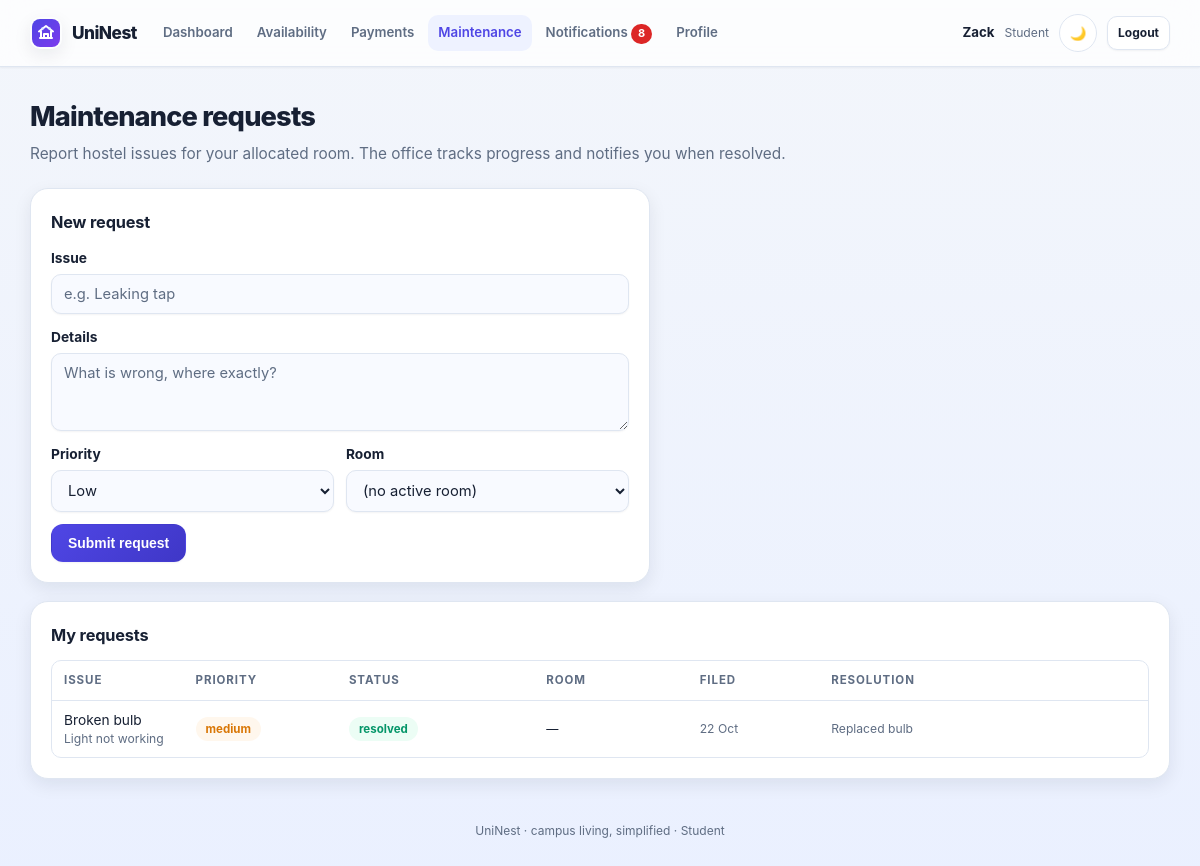
The page /my/maintenance (signed in) on the database its author committed.
### app/models/user.py (models this page shows, shortened)
class User(db.Model):
    __tablename__ = "users"
    id = db.Column(db.Integer, primary_key=True)
    email = db.Column(db.String(120), unique=True, nullable=False, index=True)
    password_hash = db.Column(db.String(255), nullable=False)
    full_name = db.Column(db.String(120), nullable=False)
    profile_image = db.Column(db.String(500), nullable=True)
    role = db.Column(db.String(20), nullable=False, default="student")
    is_active = db.Column(db.Boolean, default=True)
    email_verified = db.Column(db.Boolean, default=True)
    verification_token = db.Column(db.String(255), nullable=True, unique=True)
    reset_token = db.Column(db.String(255), nullable=True, unique=True)
    created_at = db.Column(db.DateTime, default=datetime.utcnow)
    student = db.relationship("Student", back_populates="user", uselist=False, cascade="all, delete-orphan")

### app/models/allocation.py (models this page shows, shortened)
class Allocation(db.Model):
    __tablename__ = "allocations"
    id = db.Column(db.Integer, primary_key=True)
    student_id = db.Column(db.Integer, db.ForeignKey("students.id"), nullable=False, index=True)
    bed_id = db.Column(db.Integer, db.ForeignKey("beds.id"), nullable=False)
    application_id = db.Column(db.Integer, db.ForeignKey("applications.id"))
    status = db.Column(db.String(20), nullable=False, default="allocated", index=True)
    paid = db.Column(db.Boolean, default=False)
    accommodation_confirmed = db.Column(db.Boolean, default=False)
    allocated_by = db.Column(db.Integer, db.ForeignKey("users.id"))
    allocated_at = db.Column(db.DateTime, default=datetime.utcnow)
    check_in_date = db.Column(db.Date)
    check_out_date = db.Column(db.Date)
    student = db.relationship("Student", back_populates="allocations")
    bed = db.relationship("Bed")
    application = db.relationship("Application", back_populates="allocations")
    allocator = db.relationship("User", foreign_keys=[allocated_by])
    payments = db.relationship("Payment", back_populates="allocation", lazy="dynamic")

### app/models/maintenance.py (models this page shows, shortened)
class MaintenanceRequest(db.Model):
    __tablename__ = "maintenance_requests"
    id = db.Column(db.Integer, primary_key=True)
    allocation_id = db.Column(db.Integer, db.ForeignKey("allocations.id"))
    student_id = db.Column(db.Integer, db.ForeignKey("students.id"), nullable=False, index=True)
    title = db.Column(db.String(140), nullable=False)
    description = db.Column(db.String(500))
    priority = db.Column(db.String(10), nullable=False, default="low")
    status = db.Column(db.String(20), nullable=False, default="submitted", index=True)
    resolution_note = db.Column(db.String(500))
    resolved_at = db.Column(db.DateTime)
    resolved_by = db.Column(db.Integer, db.ForeignKey("users.id"))
    created_at = db.Column(db.DateTime, default=datetime.utcnow)
    allocation = db.relationship("Allocation")
    student = db.relationship("Student")
    resolver = db.relationship("User", foreign_keys=[resolved_by])

### app/routes/web.py (the view, shortened to what this page needs)
@bp.route("/my/maintenance", methods=["GET", "POST"])
@login_required(["student"])
def my_maintenance(user):
    allocs = allocation_service.list_allocations(user.student.id)
    mine = maintenance_service.list_requests(user.student.id)
    return render_template("student/maintenance.html", requests=mine, allocations=allocs)

### app/routes/web.py (called while the page is built)
@bp.app_context_processor
def template_context():
    user = current_user()
    unread = 0
    if user:
        unread = report_service.unread_counts(user.id)
    return {"current_user": user, "unread_count": unread}

def current_user():
    uid = session.get("uid")
    return db.session.get(User, uid) if uid else None

def login_required(roles=None):
    def decorator(fn):
        @wraps(fn)
        def wrapper(*args, **kwargs):
            user = current_user()
            if not user:
                return redirect(url_for("web.login"))
            if roles and user.role not in roles:
                flash("You do not have access to that area.", "error")
                return redirect(url_for("web.dashboard"))
            return fn(*args, user=user, **kwargs)
        return wrapper
    return decorator

### app/services/allocation_service.py (called while the page is built)
def list_allocations(student_id=None, status=None):
    query = Allocation.query
    if student_id:
        query = query.filter(Allocation.student_id == student_id)
    if status:
        query = query.filter(Allocation.status == status)
    return query.order_by(Allocation.allocated_at.desc()).all()

### app/services/maintenance_service.py (called while the page is built)
def list_requests(student_id=None, status=None):
    query = MaintenanceRequest.query
    if student_id:
        query = query.filter(MaintenanceRequest.student_id == student_id)
    if status:
        query = query.filter(MaintenanceRequest.status == status)
    return query.order_by(MaintenanceRequest.created_at.desc()).all()

### app/services/report_service.py (called while the page is built)
def unread_counts(user_id):
    unread = Notification.query.filter_by(user_id=user_id, is_read=False).count()
    return unread

### templates/student/maintenance.html (shortened to what this page needs)
{% extends "base.html" %}
{% block content %}
<h1 class="page-title">Maintenance requests</h1>
<p class="page-sub">Report hostel issues for your allocated room. The office tracks progress and notifies you when resolved.</p>
<div class="card" style="max-width:620px">
  <div class="card-title">New request</div>
  <form method="post" class="stack">
    <div class="field">
      <label for="title">Issue</label>
      <input type="text" id="title" name="title" placeholder="e.g. Leaking tap" required>
    </div>
    <div class="field">
      <label for="description">Details</label>
      <textarea id="description" name="description" placeholder="What is wrong, where exactly?"></textarea>
    </div>
    <div class="grid cols-2" style="gap:12px">
      <div class="field">
        <label for="priority">Priority</label>
        <select id="priority" name="priority">
          <option value="low">Low</option>
        </select>
      </div>
      <div class="field">
        <label for="allocation_id">Room</label>
        <select id="allocation_id" name="allocation_id">
          {% if allocations|selectattr("status", "in", ["allocated", "checked_in"])|list|length == 0 %}
          <option value="">(no active room)</option>
          {% endif %}
        </select>
      </div>
    </div>
    <div class="btn-row">
      <button class="btn primary" type="submit">Submit request</button>
    </div>
  </form>
</div>
<div class="card">
  <div class="card-title">My requests</div>
  {% if requests %}
  <table class="table">
    <tr><th>Issue</th><th>Priority</th><th>Status</th><th>Room</th><th>Filed</th><th>Resolution</th></tr>
    {% for r in requests %}
    <tr>
      <td>{{ r.title }}{% if r.description %}<div class="muted small">{{ r.description }}</div>{% endif %}</td>
      <td><span class="pill {{ r.priority }}">{{ r.priority }}</span></td>
      <td><span class="pill {{ r.status }}">{{ r.status|replace('_',' ') }}</span></td>
      <td class="small">{{ r.room and r.room.hostel ~ " " ~ r.room.room or "—" }}</td>
      <td class="muted small nowrap">{{ r.created_at.strftime("%d %b") }}</td>
      <td class="muted small">{{ r.resolution_note or "—" }}</td>
    </tr>
    {% endfor %}
  </table>
  {% else %}
  <div class="empty">No maintenance requests yet.</div>
  {% endif %}
</div>
{% endblock %}

### templates/base.html (shortened to what this page needs)
<!doctype html>
<html lang="en">
<head>
  <link rel="stylesheet" href="{{ url_for('static', filename='css/uni.css') }}">
</head>
<body data-theme="light">
  <nav class="nav" aria-label="Main navigation">
    <div class="nav-inner">
      <div class="nav-brand-group">
        <a class="brand" href="{{ url_for('web.index') }}">
          <span class="brand-mark" aria-hidden="true">
          </span>
          <span class="brand-text">UniNest</span>
        </a>
      </div>
      <div class="nav-links" id="site-nav">
        {% if current_user %}
          {% if current_user.role == 'student' %}
            <a href="{{ url_for('web.dashboard') }}">Dashboard</a>
            <a href="{{ url_for('web.my_availability') }}">Availability</a>
            <a href="{{ url_for('web.my_payments') }}">Payments</a>
            <a href="{{ url_for('web.my_maintenance') }}">Maintenance</a>
            <a href="{{ url_for('web.my_notifications') }}">Notifications{% if unread_count %} <span class="badge nav-badge">{{ unread_count }}</span>{% endif %}</a>
            <a href="{{ url_for('web.my_profile') }}">Profile</a>
          {% else %}
            <a href="{{ url_for('web.management_dashboard') }}">Overview</a>
            <a href="{{ url_for('web.my_availability') }}">Availability</a>
            <a href="{{ url_for('web.admin_allocations') }}">Allocations</a>
            <a href="{{ url_for('web.reports') }}">Reports</a>
          {% endif %}
        {% endif %}
      </div>
      <div class="nav-user">
        {% if current_user %}
          <span class="name">{{ current_user.full_name.split()[0] }}</span>
          <span class="muted small">{{ current_user.role|capitalize }}</span>
          <button class="theme-toggle" type="button" aria-label="Toggle theme">🌙</button>
          <a class="btn sm" href="{{ url_for('web.logout') }}">Logout</a>
        {% else %}
          <button class="theme-toggle" type="button" aria-label="Toggle theme">🌙</button>
          <a class="btn sm" href="{{ url_for('web.login') }}">Log in</a>
          <a class="btn sm primary" href="{{ url_for('web.register') }}">Create account</a>
        {% endif %}
      </div>
    </div>
  </nav>
  <main class="container {% block container_class %}{% endblock %}">
    {% block content %}{% endblock %}
    <div class="footer">UniNest · campus living, simplified {{ current_user.role|default('', true) and '· ' + current_user.role|capitalize }}</div>
  </main>
</body>
</html>

### rows shown on the page
User: full_name "Zack", role "Student", role "· Student"
MaintenanceRequest: title "Broken bulb", description "Light not working", priority "medium", status "resolved", room "—", created_at "22 Oct", resolution_note "Replaced bulb"

### other values the page prints
{{ unread_count }} "8"
